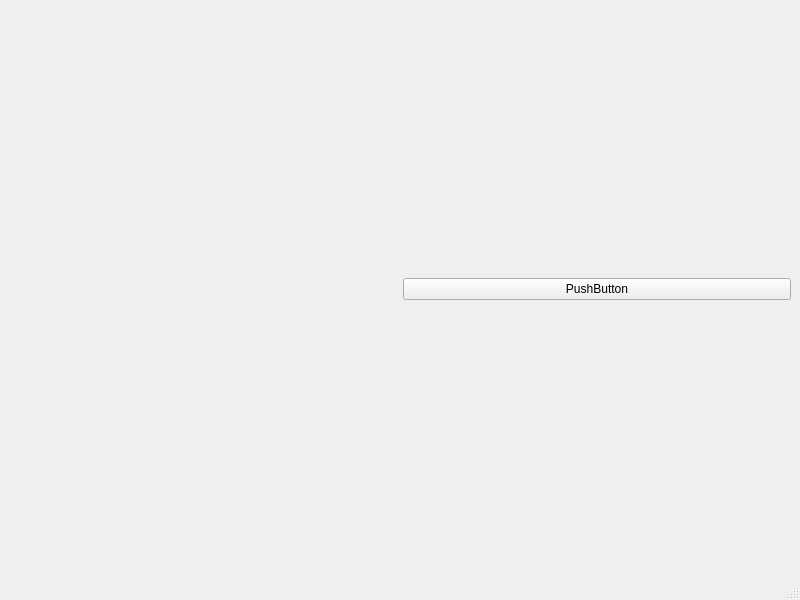
<?xml version="1.0" encoding="UTF-8"?>
<ui version="4.0">
 <class>App</class>
 <widget class="QMainWindow" name="App">
  <property name="geometry">
   <rect>
    <x>0</x>
    <y>0</y>
    <width>800</width>
    <height>600</height>
   </rect>
  </property>
  <property name="windowTitle">
   <string>App</string>
  </property>
  <widget class="QWidget" name="centralwidget">
   <layout class="QHBoxLayout" name="horizontalLayout">
    <item>
     <widget class="QCustomPlot" name="customPlot" native="true"/>
    </item>
    <item>
     <widget class="QPushButton" name="pushButton">
      <property name="text">
       <string>PushButton</string>
      </property>
     </widget>
    </item>
   </layout>
  </widget>
  <widget class="QMenuBar" name="menubar">
   <property name="geometry">
    <rect>
     <x>0</x>
     <y>0</y>
     <width>800</width>
     <height>23</height>
    </rect>
   </property>
  </widget>
  <widget class="QStatusBar" name="statusbar"/>
 </widget>
 <customwidgets>
  <customwidget>
   <class>QCustomPlot</class>
   <extends>QWidget</extends>
   <header location="global">qcustomplot.h</header>
   <container>1</container>
  </customwidget>
 </customwidgets>
 <resources/>
 <connections/>
</ui>
